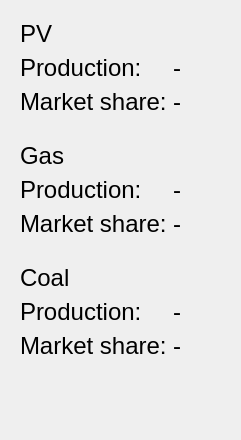
                    <widget class="QWidget" name="tab_2">
                     <attribute name="title">
                      <string>Sources</string>
                     </attribute>
                     <layout class="QVBoxLayout" name="verticalLayout_35">
                      <item>
                       <layout class="QHBoxLayout" name="statistics_round_results_sources_horizontalLayout">
                        <property name="rightMargin">
                         <number>0</number>
                        </property>
                        <item>
                         <widget class="QFrame" name="frame_2">
                          <property name="frameShape">
                           <enum>QFrame::NoFrame</enum>
                          </property>
                          <property name="frameShadow">
                           <enum>QFrame::Raised</enum>
                          </property>
                          <layout class="QVBoxLayout" name="verticalLayout_34">
                           <item>
                            <widget class="QLabel" name="label_63">
                             <property name="font">
                              <font>
                               <pointsize>18</pointsize>
                              </font>
                             </property>
                             <property name="text">
                              <string>PV</string>
                             </property>
                            </widget>
                           </item>
                           <item>
                            <layout class="QGridLayout" name="gridLayout_5">
                             <property name="bottomMargin">
                              <number>20</number>
                             </property>
                             <item row="0" column="0">
                              <widget class="QLabel" name="label_64">
                               <property name="font">
                                <font>
                                 <pointsize>18</pointsize>
                                </font>
                               </property>
                               <property name="text">
                                <string>Production:</string>
                               </property>
                              </widget>
                             </item>
                             <item row="1" column="0">
                              <widget class="QLabel" name="label_66">
                               <property name="font">
                                <font>
                                 <pointsize>18</pointsize>
                                </font>
                               </property>
                               <property name="text">
                                <string>Market share:</string>
                               </property>
                              </widget>
                             </item>
                             <item row="0" column="1">
                              <widget class="QLabel" name="statistics_round_results__sources_label_pv_production">
                               <property name="font">
                                <font>
                                 <pointsize>18</pointsize>
                                </font>
                               </property>
                               <property name="text">
                                <string>-</string>
                               </property>
                              </widget>
                             </item>
                             <item row="1" column="1">
                              <widget class="QLabel" name="statistics_round_results_sources_label_pv_market_share">
                               <property name="font">
                                <font>
                                 <pointsize>18</pointsize>
                                </font>
                               </property>
                               <property name="text">
                                <string>-</string>
                               </property>
                              </widget>
                             </item>
                            </layout>
                           </item>
                           <item>
                            <widget class="QLabel" name="label_68">
                             <property name="font">
                              <font>
                               <pointsize>18</pointsize>
                              </font>
                             </property>
                             <property name="text">
                              <string>Gas</string>
                             </property>
                            </widget>
                           </item>
                           <item>
                            <layout class="QGridLayout" name="gridLayout_6">
                             <property name="bottomMargin">
                              <number>20</number>
                             </property>
                             <item row="0" column="0">
                              <widget class="QLabel" name="label_70">
                               <property name="font">
                                <font>
                                 <pointsize>18</pointsize>
                                </font>
                               </property>
                               <property name="text">
                                <string>Production:</string>
                               </property>
                              </widget>
                             </item>
                             <item row="0" column="1">
                              <widget class="QLabel" name="statistics_round_results_sources_label_gas_production">
                               <property name="font">
                                <font>
                                 <pointsize>18</pointsize>
                                </font>
                               </property>
                               <property name="text">
                                <string>-</string>
                               </property>
                              </widget>
                             </item>
                             <item row="1" column="0">
                              <widget class="QLabel" name="label_72">
                               <property name="font">
                                <font>
                                 <pointsize>18</pointsize>
                                </font>
                               </property>
                               <property name="text">
                                <string>Market share:</string>
                               </property>
                              </widget>
                             </item>
                             <item row="1" column="1">
                              <widget class="QLabel" name="statistics_round_results_sources_label_gas_market_share">
                               <property name="font">
                                <font>
                                 <pointsize>18</pointsize>
                                </font>
                               </property>
                               <property name="text">
                                <string>-</string>
                               </property>
                              </widget>
                             </item>
                            </layout>
                           </item>
                           <item>
                            <widget class="QLabel" name="label_73">
                             <property name="font">
                              <font>
                               <pointsize>18</pointsize>
                              </font>
                             </property>
                             <property name="text">
                              <string>Coal</string>
                             </property>
                            </widget>
                           </item>
                           <item>
                            <layout class="QGridLayout" name="gridLayout_7">
                             <property name="bottomMargin">
                              <number>20</number>
                             </property>
                             <item row="0" column="1">
                              <widget class="QLabel" name="statistics_round_results_sources_label_coal_production">
                               <property name="font">
                                <font>
                                 <pointsize>18</pointsize>
                                </font>
                               </property>
                               <property name="text">
                                <string>-</string>
                               </property>
                              </widget>
                             </item>
                             <item row="0" column="0">
                              <widget class="QLabel" name="label_74">
                               <property name="font">
                                <font>
                                 <pointsize>18</pointsize>
                                </font>
                               </property>
                               <property name="text">
                                <string>Production:</string>
                               </property>
                              </widget>
                             </item>
                             <item row="1" column="0">
                              <widget class="QLabel" name="label_75">
                               <property name="font">
                                <font>
                                 <pointsize>18</pointsize>
                                </font>
                               </property>
                               <property name="text">
                                <string>Market share:</string>
                               </property>
                              </widget>
                             </item>
                             <item row="1" column="1">
                              <widget class="QLabel" name="statistics_round_results_sources_label_coal_market_share">
                               <property name="font">
                                <font>
                                 <pointsize>18</pointsize>
                                </font>
                               </property>
                               <property name="text">
                                <string>-</string>
                               </property>
                              </widget>
                             </item>
                            </layout>
                           </item>
                           <item>
                            <spacer name="verticalSpacer_16">
                             <property name="orientation">
                              <enum>Qt::Vertical</enum>
                             </property>
                             <property name="sizeHint" stdset="0">
                              <size>
                               <width>20</width>
                               <height>40</height>
                              </size>
                             </property>
                            </spacer>
                           </item>
                          </layout>
                         </widget>
                        </item>
                        <item>
                         <spacer name="horizontalSpacer_14">
                          <property name="orientation">
                           <enum>Qt::Horizontal</enum>
                          </property>
                          <property name="sizeHint" stdset="0">
                           <size>
                            <width>40</width>
                            <height>20</height>
                           </size>
                          </property>
                         </spacer>
                        </item>
                       </layout>
                      </item>
                     </layout>
                    </widget>
